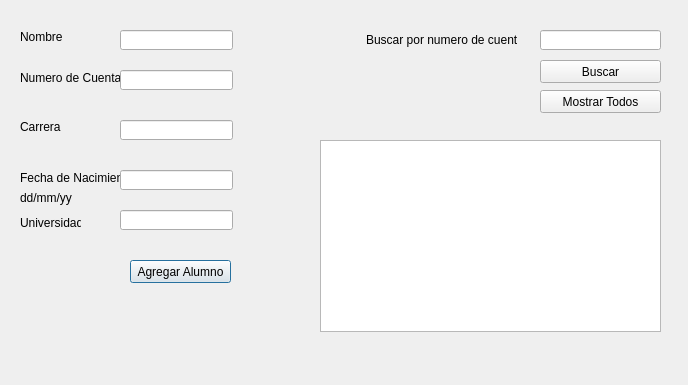
<?xml version="1.0" encoding="UTF-8"?>
<ui version="4.0">
 <class>Dialog</class>
 <widget class="QDialog" name="Dialog">
  <property name="geometry">
   <rect>
    <x>0</x>
    <y>0</y>
    <width>688</width>
    <height>385</height>
   </rect>
  </property>
  <property name="windowTitle">
   <string>Dialog</string>
  </property>
  <widget class="QLabel" name="label">
   <property name="geometry">
    <rect>
     <x>20</x>
     <y>30</y>
     <width>47</width>
     <height>13</height>
    </rect>
   </property>
   <property name="text">
    <string>Nombre</string>
   </property>
  </widget>
  <widget class="QLabel" name="label_2">
   <property name="geometry">
    <rect>
     <x>20</x>
     <y>70</y>
     <width>101</width>
     <height>16</height>
    </rect>
   </property>
   <property name="text">
    <string>Numero de Cuenta</string>
   </property>
  </widget>
  <widget class="QLabel" name="label_3">
   <property name="geometry">
    <rect>
     <x>20</x>
     <y>120</y>
     <width>47</width>
     <height>13</height>
    </rect>
   </property>
   <property name="text">
    <string>Carrera</string>
   </property>
  </widget>
  <widget class="QLabel" name="label_4">
   <property name="geometry">
    <rect>
     <x>20</x>
     <y>170</y>
     <width>111</width>
     <height>16</height>
    </rect>
   </property>
   <property name="text">
    <string>Fecha de Nacimiento</string>
   </property>
  </widget>
  <widget class="QLabel" name="label_5">
   <property name="geometry">
    <rect>
     <x>20</x>
     <y>213</y>
     <width>61</width>
     <height>20</height>
    </rect>
   </property>
   <property name="text">
    <string>Universidad</string>
   </property>
  </widget>
  <widget class="QLineEdit" name="lineEdit">
   <property name="geometry">
    <rect>
     <x>120</x>
     <y>30</y>
     <width>113</width>
     <height>20</height>
    </rect>
   </property>
  </widget>
  <widget class="QLineEdit" name="lineEdit_2">
   <property name="geometry">
    <rect>
     <x>120</x>
     <y>70</y>
     <width>113</width>
     <height>20</height>
    </rect>
   </property>
  </widget>
  <widget class="QLineEdit" name="lineEdit_3">
   <property name="geometry">
    <rect>
     <x>120</x>
     <y>120</y>
     <width>113</width>
     <height>20</height>
    </rect>
   </property>
  </widget>
  <widget class="QLineEdit" name="lineEdit_4">
   <property name="geometry">
    <rect>
     <x>120</x>
     <y>170</y>
     <width>113</width>
     <height>20</height>
    </rect>
   </property>
  </widget>
  <widget class="QLineEdit" name="lineEdit_5">
   <property name="geometry">
    <rect>
     <x>120</x>
     <y>210</y>
     <width>113</width>
     <height>20</height>
    </rect>
   </property>
  </widget>
  <widget class="QPushButton" name="pushButton">
   <property name="geometry">
    <rect>
     <x>130</x>
     <y>260</y>
     <width>101</width>
     <height>23</height>
    </rect>
   </property>
   <property name="text">
    <string>Agregar Alumno</string>
   </property>
  </widget>
  <widget class="QLabel" name="label_6">
   <property name="geometry">
    <rect>
     <x>366</x>
     <y>30</y>
     <width>151</width>
     <height>20</height>
    </rect>
   </property>
   <property name="text">
    <string>Buscar por numero de cuenta</string>
   </property>
  </widget>
  <widget class="QLineEdit" name="lineEdit_6">
   <property name="geometry">
    <rect>
     <x>540</x>
     <y>30</y>
     <width>121</width>
     <height>20</height>
    </rect>
   </property>
  </widget>
  <widget class="QPushButton" name="pushButton_2">
   <property name="geometry">
    <rect>
     <x>540</x>
     <y>60</y>
     <width>121</width>
     <height>23</height>
    </rect>
   </property>
   <property name="text">
    <string>Buscar</string>
   </property>
  </widget>
  <widget class="QPushButton" name="pushButton_3">
   <property name="geometry">
    <rect>
     <x>540</x>
     <y>90</y>
     <width>121</width>
     <height>23</height>
    </rect>
   </property>
   <property name="text">
    <string>Mostrar Todos</string>
   </property>
  </widget>
  <widget class="QListWidget" name="listWidget">
   <property name="geometry">
    <rect>
     <x>320</x>
     <y>140</y>
     <width>341</width>
     <height>192</height>
    </rect>
   </property>
  </widget>
  <widget class="QLabel" name="label_7">
   <property name="geometry">
    <rect>
     <x>20</x>
     <y>190</y>
     <width>71</width>
     <height>16</height>
    </rect>
   </property>
   <property name="text">
    <string>dd/mm/yy</string>
   </property>
  </widget>
 </widget>
 <resources/>
 <connections/>
</ui>
